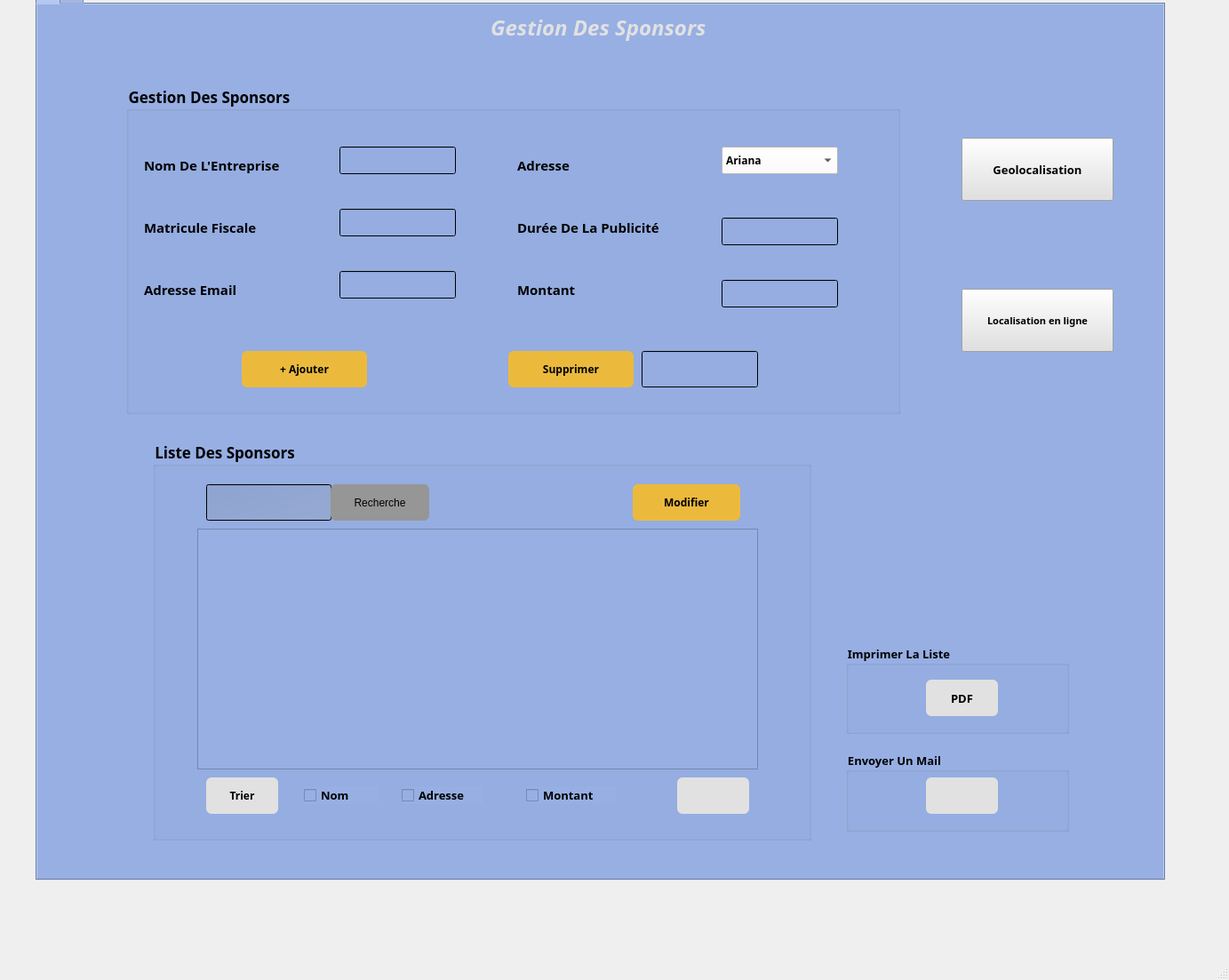
<?xml version="1.0" encoding="UTF-8"?>
<ui version="4.0">
 <class>MainWindow</class>
 <widget class="QMainWindow" name="MainWindow">
  <property name="geometry">
   <rect>
    <x>0</x>
    <y>0</y>
    <width>1383</width>
    <height>1103</height>
   </rect>
  </property>
  <property name="windowTitle">
   <string>MainWindow</string>
  </property>
  <widget class="QWidget" name="centralwidget">
   <widget class="QTabWidget" name="tabWidget">
    <property name="geometry">
     <rect>
      <x>40</x>
      <y>-10</y>
      <width>1271</width>
      <height>1001</height>
     </rect>
    </property>
    <property name="baseSize">
     <size>
      <width>0</width>
      <height>0</height>
     </size>
    </property>
    <property name="font">
     <font>
      <family>Century Gothic</family>
      <pointsize>1</pointsize>
     </font>
    </property>
    <property name="styleSheet">
     <string notr="true">background-color: rgb(151, 175, 227)</string>
    </property>
    <property name="currentIndex">
     <number>0</number>
    </property>
    <widget class="QWidget" name="tab">
     <attribute name="title">
      <string>Tab 1</string>
     </attribute>
     <widget class="QGroupBox" name="groupBox">
      <property name="geometry">
       <rect>
        <x>100</x>
        <y>90</y>
        <width>871</width>
        <height>371</height>
       </rect>
      </property>
      <property name="font">
       <font>
        <family>Century Gothic</family>
        <pointsize>13</pointsize>
        <weight>75</weight>
        <bold>true</bold>
       </font>
      </property>
      <property name="styleSheet">
       <string notr="true">background-color: qlineargradient(spread:reflect, x1:0, y1:0, x2:1, y2:0, stop:1 rgba(255, 255, 255, 0));</string>
      </property>
      <property name="title">
       <string>Gestion Des Sponsors</string>
      </property>
      <widget class="QLabel" name="label">
       <property name="geometry">
        <rect>
         <x>20</x>
         <y>80</y>
         <width>181</width>
         <height>21</height>
        </rect>
       </property>
       <property name="font">
        <font>
         <family>Century Gothic</family>
         <pointsize>11</pointsize>
         <weight>75</weight>
         <italic>false</italic>
         <bold>true</bold>
         <underline>false</underline>
         <strikeout>false</strikeout>
        </font>
       </property>
       <property name="text">
        <string>Nom De L'Entreprise </string>
       </property>
      </widget>
      <widget class="QLabel" name="label_2">
       <property name="geometry">
        <rect>
         <x>20</x>
         <y>150</y>
         <width>161</width>
         <height>21</height>
        </rect>
       </property>
       <property name="font">
        <font>
         <family>Century Gothic</family>
         <pointsize>11</pointsize>
         <weight>75</weight>
         <italic>false</italic>
         <bold>true</bold>
         <underline>false</underline>
        </font>
       </property>
       <property name="text">
        <string>Matricule Fiscale</string>
       </property>
      </widget>
      <widget class="QLabel" name="label_3">
       <property name="geometry">
        <rect>
         <x>20</x>
         <y>220</y>
         <width>141</width>
         <height>21</height>
        </rect>
       </property>
       <property name="font">
        <font>
         <family>Century Gothic</family>
         <pointsize>11</pointsize>
         <weight>75</weight>
         <italic>false</italic>
         <bold>true</bold>
         <underline>false</underline>
        </font>
       </property>
       <property name="text">
        <string>Adresse Email</string>
       </property>
      </widget>
      <widget class="QPushButton" name="pb_ajouter">
       <property name="geometry">
        <rect>
         <x>130</x>
         <y>300</y>
         <width>141</width>
         <height>41</height>
        </rect>
       </property>
       <property name="font">
        <font>
         <family>Century Gothic</family>
         <pointsize>9</pointsize>
         <weight>75</weight>
         <bold>true</bold>
        </font>
       </property>
       <property name="cursor">
        <cursorShape>PointingHandCursor</cursorShape>
       </property>
       <property name="styleSheet">
        <string notr="true">background-color: rgb(235, 186, 61);
border-radius: 6px;</string>
       </property>
       <property name="text">
        <string>+ Ajouter</string>
       </property>
      </widget>
      <widget class="QLineEdit" name="le_matri">
       <property name="geometry">
        <rect>
         <x>240</x>
         <y>140</y>
         <width>131</width>
         <height>31</height>
        </rect>
       </property>
       <property name="font">
        <font>
         <family>Century Gothic</family>
         <pointsize>10</pointsize>
         <weight>75</weight>
         <bold>true</bold>
        </font>
       </property>
       <property name="styleSheet">
        <string notr="true">color: rgb(229, 227, 195);</string>
       </property>
      </widget>
      <widget class="QLineEdit" name="le_nom">
       <property name="geometry">
        <rect>
         <x>240</x>
         <y>70</y>
         <width>131</width>
         <height>31</height>
        </rect>
       </property>
       <property name="font">
        <font>
         <family>Century Gothic</family>
         <pointsize>10</pointsize>
         <weight>75</weight>
         <bold>true</bold>
        </font>
       </property>
       <property name="styleSheet">
        <string notr="true">color: rgb(229, 227, 195);</string>
       </property>
      </widget>
      <widget class="QLabel" name="label_5">
       <property name="geometry">
        <rect>
         <x>440</x>
         <y>80</y>
         <width>141</width>
         <height>21</height>
        </rect>
       </property>
       <property name="font">
        <font>
         <family>Century Gothic</family>
         <pointsize>11</pointsize>
         <weight>75</weight>
         <italic>false</italic>
         <bold>true</bold>
         <underline>false</underline>
        </font>
       </property>
       <property name="text">
        <string>Adresse </string>
       </property>
      </widget>
      <widget class="QLineEdit" name="le_email">
       <property name="geometry">
        <rect>
         <x>240</x>
         <y>210</y>
         <width>131</width>
         <height>31</height>
        </rect>
       </property>
       <property name="font">
        <font>
         <family>Century Gothic</family>
         <pointsize>10</pointsize>
         <weight>75</weight>
         <bold>true</bold>
        </font>
       </property>
       <property name="styleSheet">
        <string notr="true">color: rgb(229, 227, 195);</string>
       </property>
       <property name="echoMode">
        <enum>QLineEdit::Normal</enum>
       </property>
      </widget>
      <widget class="QPushButton" name="pb_supp">
       <property name="geometry">
        <rect>
         <x>430</x>
         <y>300</y>
         <width>141</width>
         <height>41</height>
        </rect>
       </property>
       <property name="font">
        <font>
         <family>Century Gothic</family>
         <pointsize>9</pointsize>
         <weight>75</weight>
         <bold>true</bold>
        </font>
       </property>
       <property name="cursor">
        <cursorShape>PointingHandCursor</cursorShape>
       </property>
       <property name="styleSheet">
        <string notr="true">background-color: rgb(235, 186, 61);
border-radius: 6px;</string>
       </property>
       <property name="text">
        <string>Supprimer</string>
       </property>
       <property name="icon">
        <iconset resource="resource.qrc">
         <normaloff>:/new/boutons/supp2.jpg</normaloff>:/new/boutons/supp2.jpg</iconset>
       </property>
      </widget>
      <widget class="QLabel" name="label_7">
       <property name="geometry">
        <rect>
         <x>440</x>
         <y>150</y>
         <width>251</width>
         <height>21</height>
        </rect>
       </property>
       <property name="font">
        <font>
         <family>Century Gothic</family>
         <pointsize>11</pointsize>
         <weight>75</weight>
         <italic>false</italic>
         <bold>true</bold>
         <underline>false</underline>
        </font>
       </property>
       <property name="text">
        <string>Durée De La Publicité</string>
       </property>
      </widget>
      <widget class="QLabel" name="label_9">
       <property name="geometry">
        <rect>
         <x>440</x>
         <y>220</y>
         <width>101</width>
         <height>21</height>
        </rect>
       </property>
       <property name="font">
        <font>
         <family>Century Gothic</family>
         <pointsize>11</pointsize>
         <weight>75</weight>
         <italic>false</italic>
         <bold>true</bold>
         <underline>false</underline>
        </font>
       </property>
       <property name="text">
        <string>Montant</string>
       </property>
      </widget>
      <widget class="QLineEdit" name="le_matrisupp">
       <property name="geometry">
        <rect>
         <x>580</x>
         <y>300</y>
         <width>131</width>
         <height>41</height>
        </rect>
       </property>
       <property name="font">
        <font>
         <family>Century Gothic</family>
         <pointsize>10</pointsize>
         <weight>75</weight>
         <bold>true</bold>
        </font>
       </property>
       <property name="styleSheet">
        <string notr="true">color: rgb(208, 140, 161)</string>
       </property>
       <property name="echoMode">
        <enum>QLineEdit::Normal</enum>
       </property>
      </widget>
      <widget class="QLineEdit" name="te_duree">
       <property name="geometry">
        <rect>
         <x>670</x>
         <y>150</y>
         <width>131</width>
         <height>31</height>
        </rect>
       </property>
       <property name="font">
        <font>
         <family>Century Gothic</family>
         <pointsize>10</pointsize>
         <weight>75</weight>
         <bold>true</bold>
        </font>
       </property>
       <property name="styleSheet">
        <string notr="true">color: rgb(229, 227, 195);</string>
       </property>
       <property name="echoMode">
        <enum>QLineEdit::Normal</enum>
       </property>
      </widget>
      <widget class="QLineEdit" name="ds_montant">
       <property name="geometry">
        <rect>
         <x>670</x>
         <y>220</y>
         <width>131</width>
         <height>31</height>
        </rect>
       </property>
       <property name="font">
        <font>
         <family>Century Gothic</family>
         <pointsize>10</pointsize>
         <weight>75</weight>
         <bold>true</bold>
        </font>
       </property>
       <property name="styleSheet">
        <string notr="true">color: rgb(229, 227, 195);</string>
       </property>
       <property name="echoMode">
        <enum>QLineEdit::Normal</enum>
       </property>
      </widget>
      <widget class="QComboBox" name="le_ad">
       <property name="geometry">
        <rect>
         <x>670</x>
         <y>70</y>
         <width>131</width>
         <height>31</height>
        </rect>
       </property>
       <property name="font">
        <font>
         <family>Century Gothic</family>
         <pointsize>9</pointsize>
         <weight>75</weight>
         <bold>true</bold>
        </font>
       </property>
       <property name="styleSheet">
        <string notr="true">background-color: 
rgb(255, 255, 255);</string>
       </property>
       <item>
        <property name="text">
         <string>Ariana</string>
        </property>
       </item>
       <item>
        <property name="text">
         <string>Beja</string>
        </property>
       </item>
       <item>
        <property name="text">
         <string>Ben Arous</string>
        </property>
       </item>
       <item>
        <property name="text">
         <string>Bizerte</string>
        </property>
       </item>
       <item>
        <property name="text">
         <string>Gabes</string>
        </property>
       </item>
       <item>
        <property name="text">
         <string>Gafsa</string>
        </property>
       </item>
       <item>
        <property name="text">
         <string>Jendouba</string>
        </property>
       </item>
       <item>
        <property name="text">
         <string>Kairouan</string>
        </property>
       </item>
       <item>
        <property name="text">
         <string>Kasserine</string>
        </property>
       </item>
       <item>
        <property name="text">
         <string>Kebili</string>
        </property>
       </item>
       <item>
        <property name="text">
         <string>Kef</string>
        </property>
       </item>
       <item>
        <property name="text">
         <string>Mahdia</string>
        </property>
       </item>
       <item>
        <property name="text">
         <string>Manouba</string>
        </property>
       </item>
       <item>
        <property name="text">
         <string>Medenine</string>
        </property>
       </item>
       <item>
        <property name="text">
         <string>Mounastir</string>
        </property>
       </item>
       <item>
        <property name="text">
         <string>Nabeul</string>
        </property>
       </item>
       <item>
        <property name="text">
         <string>Sfax</string>
        </property>
       </item>
       <item>
        <property name="text">
         <string>Sidi Bouzid</string>
        </property>
       </item>
       <item>
        <property name="text">
         <string>Siliana</string>
        </property>
       </item>
       <item>
        <property name="text">
         <string>Sousse</string>
        </property>
       </item>
       <item>
        <property name="text">
         <string>Tataouine</string>
        </property>
       </item>
       <item>
        <property name="text">
         <string>Tozeur</string>
        </property>
       </item>
       <item>
        <property name="text">
         <string>Tunis</string>
        </property>
       </item>
       <item>
        <property name="text">
         <string>Zaghouan</string>
        </property>
       </item>
      </widget>
     </widget>
     <widget class="QLabel" name="label_6">
      <property name="geometry">
       <rect>
        <x>510</x>
        <y>10</y>
        <width>311</width>
        <height>31</height>
       </rect>
      </property>
      <property name="font">
       <font>
        <family>Century Gothic</family>
        <pointsize>18</pointsize>
        <weight>75</weight>
        <italic>true</italic>
        <bold>true</bold>
        <underline>false</underline>
       </font>
      </property>
      <property name="styleSheet">
       <string notr="true">color: rgb(225, 225, 225);
</string>
      </property>
      <property name="text">
       <string>Gestion Des Sponsors</string>
      </property>
     </widget>
     <widget class="QGroupBox" name="groupBox_2">
      <property name="geometry">
       <rect>
        <x>130</x>
        <y>490</y>
        <width>741</width>
        <height>451</height>
       </rect>
      </property>
      <property name="font">
       <font>
        <family>Century Gothic</family>
        <pointsize>13</pointsize>
        <weight>75</weight>
        <bold>true</bold>
       </font>
      </property>
      <property name="title">
       <string>Liste Des Sponsors</string>
      </property>
      <widget class="QLineEdit" name="recher_edit">
       <property name="geometry">
        <rect>
         <x>60</x>
         <y>50</y>
         <width>141</width>
         <height>41</height>
        </rect>
       </property>
       <property name="baseSize">
        <size>
         <width>10</width>
         <height>8</height>
        </size>
       </property>
       <property name="font">
        <font>
         <family>Century Gothic</family>
         <pointsize>9</pointsize>
        </font>
       </property>
       <property name="styleSheet">
        <string notr="true">color: rgb(255, 255, 255);
border-color: rgb(138, 138, 138);
background-color: qlineargradient(spread:reflect, x1:0, y1:0, x2:1, y2:1, stop:0.186957 rgba(97, 97, 97, 30), stop:0.930435 rgba(150, 150, 150, 48))</string>
       </property>
      </widget>
      <widget class="QPushButton" name="pb_tri">
       <property name="geometry">
        <rect>
         <x>60</x>
         <y>380</y>
         <width>81</width>
         <height>41</height>
        </rect>
       </property>
       <property name="font">
        <font>
         <family>Century Gothic</family>
         <pointsize>9</pointsize>
         <weight>75</weight>
         <bold>true</bold>
        </font>
       </property>
       <property name="cursor">
        <cursorShape>PointingHandCursor</cursorShape>
       </property>
       <property name="styleSheet">
        <string notr="true">background-color:rgb(225, 225, 225);
border-radius: 6px;</string>
       </property>
       <property name="text">
        <string>Trier</string>
       </property>
       <property name="icon">
        <iconset resource="resource.qrc">
         <normaloff>:/new/boutons/tri2.png</normaloff>:/new/boutons/tri2.png</iconset>
       </property>
      </widget>
      <widget class="QTableView" name="tabsponsor">
       <property name="geometry">
        <rect>
         <x>50</x>
         <y>100</y>
         <width>631</width>
         <height>271</height>
        </rect>
       </property>
      </widget>
      <widget class="QPushButton" name="pb_modif">
       <property name="geometry">
        <rect>
         <x>540</x>
         <y>50</y>
         <width>121</width>
         <height>41</height>
        </rect>
       </property>
       <property name="font">
        <font>
         <family>Century Gothic</family>
         <pointsize>9</pointsize>
         <weight>75</weight>
         <bold>true</bold>
        </font>
       </property>
       <property name="cursor">
        <cursorShape>ArrowCursor</cursorShape>
       </property>
       <property name="styleSheet">
        <string notr="true">background-color: rgb(235, 186, 61);
border-radius: 6px;</string>
       </property>
       <property name="text">
        <string>Modifier</string>
       </property>
       <property name="icon">
        <iconset resource="resource.qrc">
         <normaloff>:/new/boutons/modifier.png</normaloff>:/new/boutons/modifier.png</iconset>
       </property>
       <property name="iconSize">
        <size>
         <width>18</width>
         <height>21</height>
        </size>
       </property>
      </widget>
      <widget class="QPushButton" name="pb_recher">
       <property name="geometry">
        <rect>
         <x>200</x>
         <y>50</y>
         <width>111</width>
         <height>41</height>
        </rect>
       </property>
       <property name="font">
        <font>
         <pointsize>9</pointsize>
        </font>
       </property>
       <property name="cursor">
        <cursorShape>PointingHandCursor</cursorShape>
       </property>
       <property name="styleSheet">
        <string notr="true">background-color: rgb(150, 150, 150);
border-radius: 6px;</string>
       </property>
       <property name="text">
        <string>Recherche</string>
       </property>
       <property name="icon">
        <iconset resource="resource.qrc">
         <normaloff>:/new/boutons/recher1.png</normaloff>:/new/boutons/recher1.png</iconset>
       </property>
      </widget>
      <widget class="QCheckBox" name="checkBoxnom">
       <property name="geometry">
        <rect>
         <x>170</x>
         <y>390</y>
         <width>83</width>
         <height>20</height>
        </rect>
       </property>
       <property name="font">
        <font>
         <pointsize>10</pointsize>
        </font>
       </property>
       <property name="text">
        <string>Nom</string>
       </property>
      </widget>
      <widget class="QCheckBox" name="checkBoxmontant">
       <property name="geometry">
        <rect>
         <x>420</x>
         <y>390</y>
         <width>101</width>
         <height>20</height>
        </rect>
       </property>
       <property name="font">
        <font>
         <pointsize>10</pointsize>
        </font>
       </property>
       <property name="text">
        <string>Montant</string>
       </property>
      </widget>
      <widget class="QCheckBox" name="checkBoxad">
       <property name="geometry">
        <rect>
         <x>280</x>
         <y>390</y>
         <width>91</width>
         <height>20</height>
        </rect>
       </property>
       <property name="font">
        <font>
         <pointsize>10</pointsize>
        </font>
       </property>
       <property name="text">
        <string>Adresse</string>
       </property>
      </widget>
      <widget class="QPushButton" name="pb_stat">
       <property name="geometry">
        <rect>
         <x>590</x>
         <y>380</y>
         <width>81</width>
         <height>41</height>
        </rect>
       </property>
       <property name="font">
        <font>
         <family>Century Gothic</family>
         <pointsize>10</pointsize>
         <weight>75</weight>
         <bold>true</bold>
        </font>
       </property>
       <property name="cursor">
        <cursorShape>PointingHandCursor</cursorShape>
       </property>
       <property name="styleSheet">
        <string notr="true">background-color:rgb(225, 225, 225);
border-radius: 6px;</string>
       </property>
       <property name="text">
        <string/>
       </property>
       <property name="icon">
        <iconset resource="resource.qrc">
         <normaloff>:/new/boutons/stat.png</normaloff>:/new/boutons/stat.png</iconset>
       </property>
       <property name="iconSize">
        <size>
         <width>34</width>
         <height>36</height>
        </size>
       </property>
      </widget>
     </widget>
     <widget class="QGroupBox" name="groupBox_3">
      <property name="geometry">
       <rect>
        <x>910</x>
        <y>720</y>
        <width>251</width>
        <height>101</height>
       </rect>
      </property>
      <property name="font">
       <font>
        <family>Century Gothic</family>
        <pointsize>10</pointsize>
        <weight>75</weight>
        <bold>true</bold>
       </font>
      </property>
      <property name="title">
       <string>Imprimer La Liste</string>
      </property>
      <widget class="QPushButton" name="pb_pdf">
       <property name="geometry">
        <rect>
         <x>90</x>
         <y>40</y>
         <width>81</width>
         <height>41</height>
        </rect>
       </property>
       <property name="font">
        <font>
         <family>Century Gothic</family>
         <pointsize>10</pointsize>
         <weight>75</weight>
         <bold>true</bold>
        </font>
       </property>
       <property name="cursor">
        <cursorShape>PointingHandCursor</cursorShape>
       </property>
       <property name="styleSheet">
        <string notr="true">background-color:rgb(225, 225, 225);
border-radius: 6px;</string>
       </property>
       <property name="text">
        <string>PDF</string>
       </property>
       <property name="icon">
        <iconset resource="resource.qrc">
         <normaloff>:/new/boutons/pdf1.png</normaloff>:/new/boutons/pdf1.png</iconset>
       </property>
       <property name="iconSize">
        <size>
         <width>25</width>
         <height>34</height>
        </size>
       </property>
      </widget>
     </widget>
     <widget class="QGroupBox" name="groupBox_4">
      <property name="geometry">
       <rect>
        <x>910</x>
        <y>840</y>
        <width>251</width>
        <height>91</height>
       </rect>
      </property>
      <property name="font">
       <font>
        <family>Century Gothic</family>
        <pointsize>10</pointsize>
        <weight>75</weight>
        <bold>true</bold>
       </font>
      </property>
      <property name="title">
       <string>Envoyer Un Mail</string>
      </property>
      <widget class="QPushButton" name="pb_mail">
       <property name="geometry">
        <rect>
         <x>90</x>
         <y>30</y>
         <width>81</width>
         <height>41</height>
        </rect>
       </property>
       <property name="font">
        <font>
         <family>Century Gothic</family>
         <pointsize>9</pointsize>
         <weight>75</weight>
         <bold>true</bold>
        </font>
       </property>
       <property name="cursor">
        <cursorShape>PointingHandCursor</cursorShape>
       </property>
       <property name="styleSheet">
        <string notr="true">background-color:rgb(225, 225, 225);
border-radius: 6px;</string>
       </property>
       <property name="text">
        <string/>
       </property>
       <property name="icon">
        <iconset resource="resource.qrc">
         <normaloff>:/new/boutons/mailing3.jpg</normaloff>:/new/boutons/mailing3.jpg</iconset>
       </property>
       <property name="iconSize">
        <size>
         <width>37</width>
         <height>36</height>
        </size>
       </property>
      </widget>
     </widget>
     <widget class="QPushButton" name="pb_geo">
      <property name="geometry">
       <rect>
        <x>1040</x>
        <y>150</y>
        <width>171</width>
        <height>71</height>
       </rect>
      </property>
      <property name="font">
       <font>
        <family>Century Gothic</family>
        <pointsize>10</pointsize>
        <weight>75</weight>
        <bold>true</bold>
       </font>
      </property>
      <property name="cursor">
       <cursorShape>PointingHandCursor</cursorShape>
      </property>
      <property name="styleSheet">
       <string notr="true">background-color:rgb(225, 225, 225)</string>
      </property>
      <property name="text">
       <string>Geolocalisation</string>
      </property>
      <property name="icon">
       <iconset resource="ressourcesponso.qrc">
        <normaloff>:/new/prefix1_bouttons/loc2.png</normaloff>:/new/prefix1_bouttons/loc2.png</iconset>
      </property>
      <property name="iconSize">
       <size>
        <width>23</width>
        <height>26</height>
       </size>
      </property>
     </widget>
     <widget class="QPushButton" name="pb_geo_2">
      <property name="geometry">
       <rect>
        <x>1040</x>
        <y>320</y>
        <width>171</width>
        <height>71</height>
       </rect>
      </property>
      <property name="font">
       <font>
        <family>Century Gothic</family>
        <pointsize>8</pointsize>
        <weight>75</weight>
        <bold>true</bold>
       </font>
      </property>
      <property name="cursor">
       <cursorShape>PointingHandCursor</cursorShape>
      </property>
      <property name="styleSheet">
       <string notr="true">background-color:rgb(225, 225, 225)</string>
      </property>
      <property name="text">
       <string>Localisation en ligne</string>
      </property>
      <property name="icon">
       <iconset resource="ressourcesponso.qrc">
        <normaloff>:/new/prefix1_bouttons/loc2.png</normaloff>:/new/prefix1_bouttons/loc2.png</iconset>
      </property>
      <property name="iconSize">
       <size>
        <width>23</width>
        <height>26</height>
       </size>
      </property>
     </widget>
     <widget class="QLabel" name="qrcode_2">
      <property name="geometry">
       <rect>
        <x>920</x>
        <y>480</y>
        <width>251</width>
        <height>221</height>
       </rect>
      </property>
      <property name="text">
       <string/>
      </property>
     </widget>
    </widget>
    <widget class="QWidget" name="Mailing">
     <attribute name="title">
      <string>Tab 2</string>
     </attribute>
    </widget>
   </widget>
  </widget>
  <widget class="QMenuBar" name="menubar">
   <property name="geometry">
    <rect>
     <x>0</x>
     <y>0</y>
     <width>1383</width>
     <height>26</height>
    </rect>
   </property>
  </widget>
  <widget class="QStatusBar" name="statusbar"/>
 </widget>
 <resources>
  <include location="ressourcesponso.qrc"/>
  <include location="resource.qrc"/>
 </resources>
 <connections/>
</ui>
